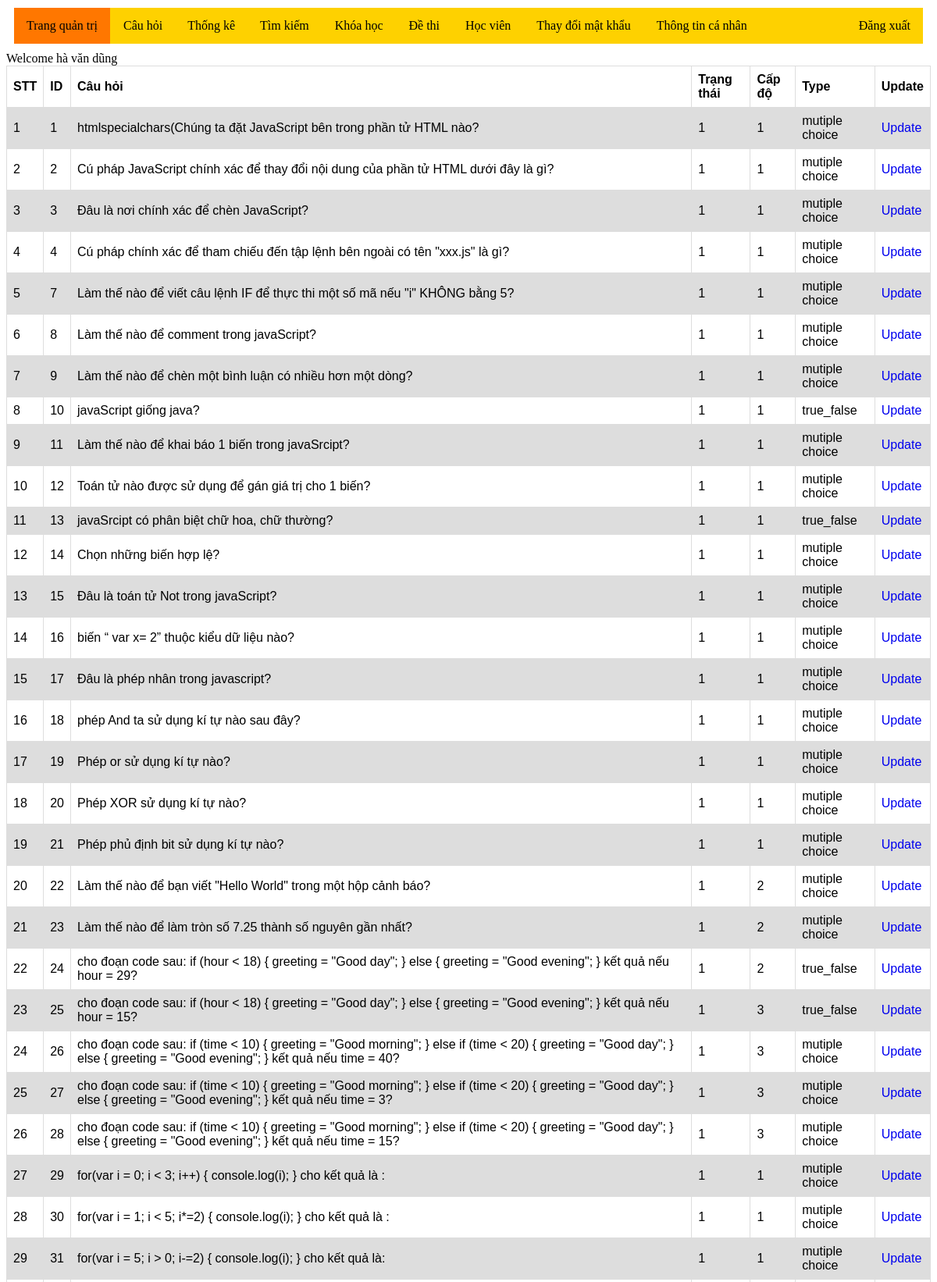
Screenshot of /suacauhoi.php (signed in, upper part) with the database file from the repository.
### tables this page shows
CREATE TABLE `questions` (
  `question_id` int(11) NOT NULL,
  `image_url` text DEFAULT NULL,
  `question` varchar(2000) DEFAULT NULL,
  `is_active` enum('0','1') DEFAULT NULL,
  `level` int(10) DEFAULT NULL,
  `coures_id` int(11) DEFAULT NULL,
  `create_day` timestamp NOT NULL DEFAULT current_timestamp(),
  `update_day` timestamp NOT NULL DEFAULT current_timestamp() ON UPDATE current_timestamp(),
  `type` varchar(100) DEFAULT NULL
);

### suacauhoi.php (the view, shortened to what this page needs)
<?php include 'connect.php';
  session_start(); ?>
<!DOCTYPE html>
<html lang="en">
<head>
</head>
<body>
    <?php
    require 'header1.php';
    if (isset($_SESSION['user'])) {
        echo "Welcome " . $_SESSION['user'];
    } else {
        header('location: Form_DN.php');
    }
    ?>
    <table>
        <tr>
            <th>STT</th>
            <th>ID</th>
            <th>Câu hỏi</th>
            <th>Trạng thái</th>
            <th>Cấp độ</th>
            <th>Type</th>
            <th>Update</th>
        </tr>
        <?php
        $stt=1;
    $records = mysqli_query($conn, "select * from questions");
    while ($data = mysqli_fetch_array($records)) {
    ?>
        <tr>
            <td><?php echo $stt; $stt++; ?></td>
            <td><?php echo $data[0]; ?></td>
            <td><?php echo $data[2]; ?></td>
            <td><?php echo $data[3]; ?></td>
            <td><?php echo $data[4]; ?></td>
            <td><?php echo $data[8]; ?></td>
            <td><a href="update.php?id=<?php echo $data[0]; ?>">Update</a></td>
        </tr>
    <?php
    }
    ?>
    </table>
<?php   require 'footer.php'; ?>
</body>
</html>

### suacauhoi.php (style rules this page uses)
table { font-family: arial, sans-serif; border-collapse: collapse; width: auto; height: auto; }
td, th { border: 1px solid #dddddd; text-align: left; padding: 8px; }
tr:nth-child(even) { background-color: #dddddd; }
a { text-decoration: none; }

### rows the page displays
questions: question_id "1", question "htmlspecialchars(Chúng ta đặt JavaScript bên trong phần tử HTML nào?", is_active "1", level "1", type "mutiple choice"
questions: question_id "2", question "Cú pháp JavaScript chính xác để thay đổi nội dung của phần tử HTML dưới đây là gì?", is_active "1", level "1", type "mutiple choice"
questions: question_id "3", question "Đâu là nơi chính xác để chèn JavaScript?", is_active "1", level "1", type "mutiple choice"
questions: question_id "4", question "Cú pháp chính xác để tham chiếu đến tập lệnh bên ngoài có tên \"xxx.js\" là gì?", is_active "1", level "1", type "mutiple choice"
questions: question_id "7", question "Làm thế nào để viết câu lệnh IF để thực thi một số mã nếu \"i\" KHÔNG bằng 5?", is_active "1", level "1", type "mutiple choice"
questions: question_id "8", question "Làm thế nào để comment trong javaScript?", is_active "1", level "1", type "mutiple choice"
questions: question_id "9", question "Làm thế nào để chèn một bình luận có nhiều hơn một dòng?", is_active "1", level "1", type "mutiple choice"
questions: question_id "10", question "javaScript giống java?", is_active "1", level "1", type "true_false"
questions: question_id "11", question "Làm thế nào để khai báo 1 biến trong javaSrcipt?", is_active "1", level "1", type "mutiple choice"
questions: question_id "12", question "Toán tử nào được sử dụng để gán giá trị cho 1 biến?", is_active "1", level "1", type "mutiple choice"
questions: question_id "13", question "javaSrcipt có phân biệt chữ hoa, chữ thường?", is_active "1", level "1", type "true_false"
questions: question_id "14", question "Chọn những biến hợp lệ?", is_active "1", level "1", type "mutiple choice"
questions: question_id "15", question "Đâu là toán tử Not trong javaScript?", is_active "1", level "1", type "mutiple choice"
questions: question_id "16", question "biến “ var x= 2” thuộc kiểu dữ liệu nào?", is_active "1", level "1", type "mutiple choice"
questions: question_id "17", question "Đâu là phép nhân trong javascript?", is_active "1", level "1", type "mutiple choice"
questions: question_id "18", question "phép And ta sử dụng kí tự nào sau đây?", is_active "1", level "1", type "mutiple choice"
questions: question_id "19", question "Phép or sử dụng kí tự nào?", is_active "1", level "1", type "mutiple choice"
questions: question_id "20", question "Phép XOR sử dụng kí tự nào?", is_active "1", level "1", type "mutiple choice"
questions: question_id "21", question "Phép phủ định bit sử dụng kí tự nào?", is_active "1", level "1", type "mutiple choice"
questions: question_id "22", question "Làm thế nào để bạn viết \"Hello World\" trong một hộp cảnh báo?", is_active "1", level "2", type "mutiple choice"
questions: question_id "23", question "Làm thế nào để làm tròn số 7.25 thành số nguyên gần nhất?", is_active "1", level "2", type "mutiple choice"
questions: question_id "24", question "cho đoạn code sau: if (hour < 18) { greeting = \"Good day\"; } else { greeting = \"Good evening\"; } kết quả nếu hour = 29?", is_active "1", level "2", type "true_false"
questions: question_id "25", question "cho đoạn code sau: if (hour < 18) { greeting = \"Good day\"; } else { greeting = \"Good evening\"; } kết quả nếu hour = 15?", is_active "1", level "3", type "true_false"
questions: question_id "26", question "cho đoạn code sau: if (time < 10) { greeting = \"Good morning\"; } else if (time < 20) { greeting = \"Good day\"; } else { greeting = \"Good evening\"; } kết quả nếu time = 40?", is_active "1", level "3", type "mutiple choice"
questions: question_id "27", question "cho đoạn code sau: if (time < 10) { greeting = \"Good morning\"; } else if (time < 20) { greeting = \"Good day\"; } else { greeting = \"Good evening\"; } kết quả nếu time = 3?", is_active "1", level "3", type "mutiple choice"
questions: question_id "28", question "cho đoạn code sau: if (time < 10) { greeting = \"Good morning\"; } else if (time < 20) { greeting = \"Good day\"; } else { greeting = \"Good evening\"; } kết quả nếu time = 15?", is_active "1", level "3", type "mutiple choice"
questions: question_id "29", question "for(var i = 0; i < 3; i++) { console.log(i); } cho kết quả là :", is_active "1", level "1", type "mutiple choice"
questions: question_id "30", question "for(var i = 1; i < 5; i*=2) { console.log(i); } cho kết quả là :", is_active "1", level "1", type "mutiple choice"
questions: question_id "31", question "for(var i = 5; i > 0; i-=2) { console.log(i); } cho kết quả là:", is_active "1", level "1", type "mutiple choice"

### other values shown
$_SESSION['user'] "hà văn dũng"
